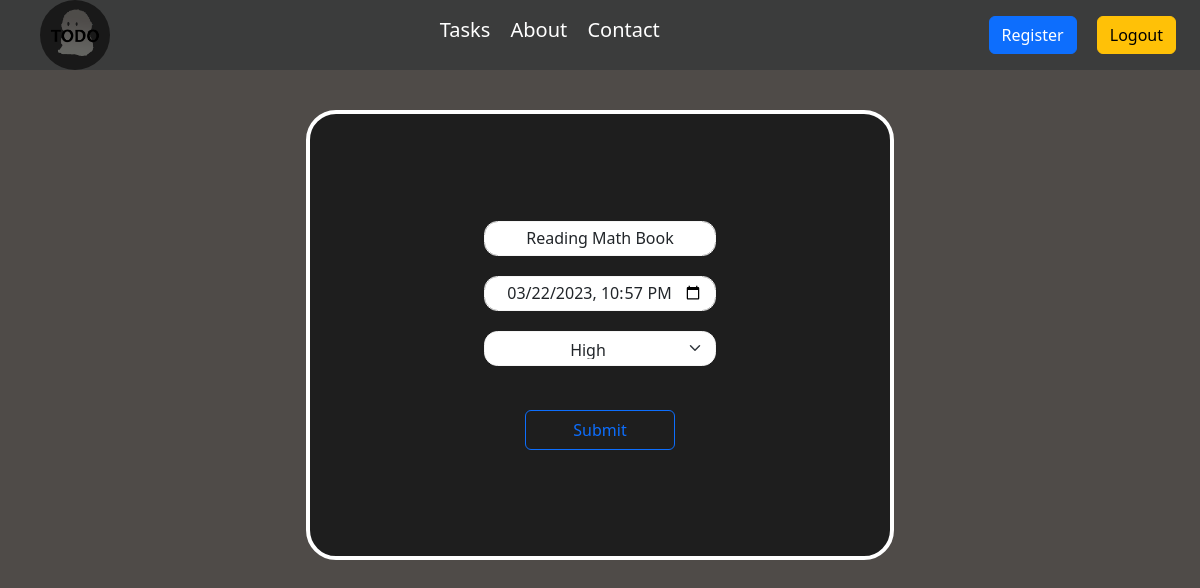
/update/5/ (signed in), run on the app's committed database.
### root/models.py (models this page shows)
class Task(models.Model):
    user = models.ForeignKey(to=User,on_delete=models.CASCADE)
    task_Name = models.CharField(max_length=1000)
    dateTime = models.DateTimeField()
    priority = models.CharField(max_length=200)

### root/views.py (the view)
# urls.py: path('update/<int:pk>/',views.updateTaskView,name = 'updateTask'),
def updateTaskView(request,pk):
    if request.user.is_authenticated:
        data = Task.objects.get(id=pk)
        print(data.id)
        if request.user == data.user and data.id == pk:
            if request.method == 'POST':
                fm = TaskForm(request.POST, instance=data)
                if fm.is_valid():
                    username = request.user
                    task = fm.cleaned_data.get('task_Name')
                    datetime = fm.cleaned_data.get('dateTime')
                    priority = fm.cleaned_data.get('priority')
                    reg = Task(id = pk,user = username, task_Name = task,dateTime = datetime,priority = priority)
                    reg.save()
                    messages.success(request,'Successfuly updated the list!')
                    return HttpResponseRedirect('/')
            else:
                fm = TaskForm(instance=data)
            return render(request,'root/update.html',{'form':fm})
        else:
            return HttpResponse('Bad Request')
    else:
        return HttpResponseRedirect('/login/')

### root/forms.py
class TaskForm(forms.ModelForm):
    class Meta:
        model = Task
        fields = ['task_Name', 'dateTime', 'priority']
        widgets = {'dateTime': forms.DateTimeInput(attrs={'class': 'form-control', 'type': 'datetime-local'}),
                   'task_Name': forms.TextInput(attrs={'placeholder': 'Add New Task', 'class': 'form-control'}), 'priority': forms.Select(attrs={'class': 'form-select'}, choices=(('Medium','Priority'),('High', 'High'), ('Medium', 'Medium'), ('Low', 'Low')))}

### root/templates/root/update.html (shortened to what this page needs)
{% extends "root/base.html" %}
{% load static %}
{% block css %}
<link rel="stylesheet" href="{% static 'root/css/update.css' %}">
{% endblock css %}
{% block content %}
<div class="row update-container">
    <div class="update-form-container col-xs-6 offset-sm-3">
        <form action="" method="post" class='text-center'>
            {% for fm in form %}
            {{fm}}{{fm.errors|striptags}}
            {% endfor %}
            <br>
            <button class="btn btn-outline-primary update-form-submit-button text-center">Submit</button>
        </form>
    </div>
</div>
{% endblock content %}

### root/static/root/css/update.css (style rules this page uses)
.update-container { min-height: 100%; min-width: 100%; max-width: 1366px; display: flex; justify-content: center; align-items: center; }
.update-form-container { min-width: 250px; max-width: 50%; height: 450px; background-color: #1e1e1e; border: 4px solid white; border-radius: 30px; margin-top: 40px; margin-left: 0; display: flex; justify-content: center; align-items: center; }
.update-form-container form { display: flex; flex-direction: column; justify-content: center; align-items: center; }
#id_task_Name,#id_dateTime,#id_priority { width: 90%; height: 35px; border: 1px solid whitesmoke; border-radius: 13.5px; text-align: center; margin-bottom: 20px; }
#id_priority > option { width: 350px; height: 35px; border-radius: 40px; }
.update-form-submit-button { width: 150px; height: 40px; }

### data on the page
Task: form "Reading Math Book" "03/22/2023 22:57" "High"
